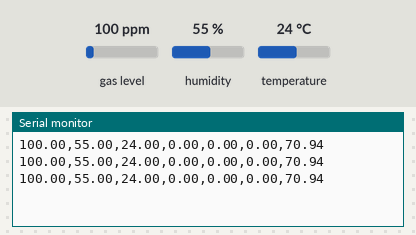
Simulated run of this sketch. Board: ESP32. Shown: the last lines printed to the serial monitor. Inputs (shaded band) come from the test bench; at power-on: gas level 100 ppm, humidity 55 %, temperature 24 °C (analog values on the 0–4095 scale).

Above: at 1.3 s.
1.4 s: gas level set to 20 ppm
At 2.0 s:
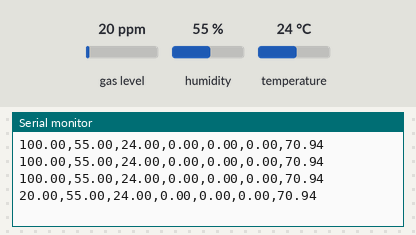
2.9 s: humidity set to 22 %
At 4.0 s:
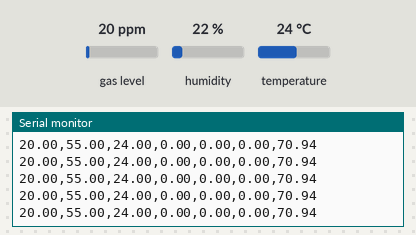
4.4 s: temperature set to 12 °C
At 5.8 s:
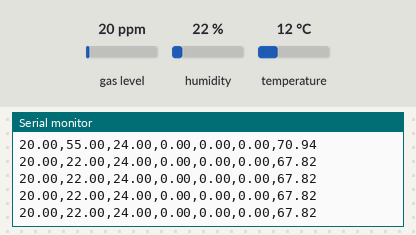
5.9 s: gas level set to 250 ppm
At 6.5 s:
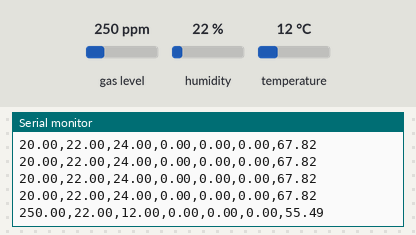
7.4 s: humidity set to 40 %
At 8.0 s:
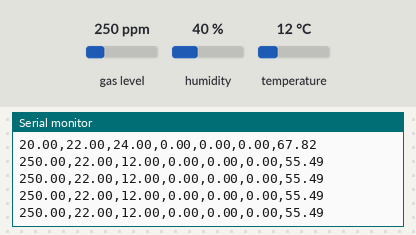
Timing chart, 0 to 9.9 s (numbered marks = the images above; inputs shaded):
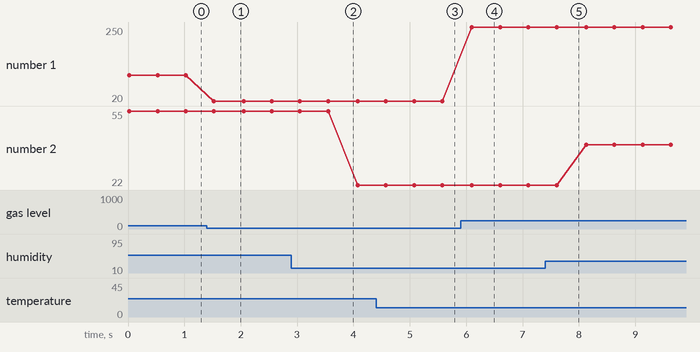

The sketch:

Arduino_code.ino
```cpp
#include "MQ7.h"
#include <DHT.h>

#define A_PIN 34
#define DHTPIN 4
#define DHTTYPE DHT11

DHT dht(DHTPIN, DHTTYPE);

MQ7 mq7(A_PIN);

void setup() {
  // put your setup code here, to run once:
  Serial.begin(38400);
  analogReadResolution(12);

  dht.begin();


	// Serial.println("Calibrating MQ7");
	mq7.calibrate();		// calculates R0
	// Serial.println("Calibration done!");
}

void loop() {

  float ppm = mq7.readPpm();
  float humidity = dht.readHumidity();
  float temperature = dht.readTemperature();
  float Ro = mq7.getR0();
  float RS = mq7.readRs();
  float RL = mq7.readRsRL();


  float ict = (temperature * 1.8 + 32) - (0.55 - 0.0055 * humidity) * ((temperature * 1.8 + 32) - 58);

  Serial.println(String(ppm, 2) + "," + String(humidity, 2) + "," + String(temperature, 2) + "," + String(Ro, 2) + "," + String(RS, 2) + "," + String(RL, 2) + "," + String(ict, 2));

	delay(500);
}
```

Measured:
- after the input at 1.4 s, the serial monitor: prints a new line after 0.13 s (image 1)
- after the input at 5.9 s, the serial monitor: prints a new line after 0.20 s (image 4)
- plotted number 1: 100 → 20 after the input at 1.4 s, 20 → 250 after the input at 5.9 s
- plotted number 2: 55 → 22 after the input at 2.9 s, 22 → 40 after the input at 7.4 s
